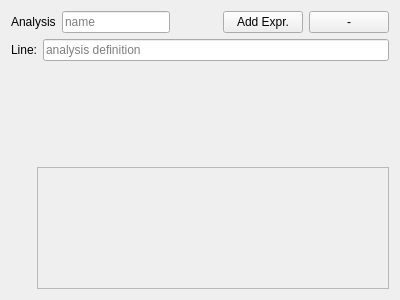
<?xml version="1.0" encoding="UTF-8"?>
<ui version="4.0">
 <class>Analysis</class>
 <widget class="QWidget" name="Analysis">
  <property name="geometry">
   <rect>
    <x>0</x>
    <y>0</y>
    <width>400</width>
    <height>300</height>
   </rect>
  </property>
  <property name="windowTitle">
   <string>Form</string>
  </property>
  <layout class="QVBoxLayout" name="verticalLayout">
   <item>
    <layout class="QHBoxLayout" name="horizontalLayout_2">
     <item>
      <widget class="QLabel" name="label">
       <property name="text">
        <string>Analysis</string>
       </property>
      </widget>
     </item>
     <item>
      <widget class="QLineEdit" name="name">
       <property name="placeholderText">
        <string>name</string>
       </property>
      </widget>
     </item>
     <item>
      <spacer name="horizontalSpacer">
       <property name="orientation">
        <enum>Qt::Horizontal</enum>
       </property>
       <property name="sizeHint" stdset="0">
        <size>
         <width>40</width>
         <height>20</height>
        </size>
       </property>
      </spacer>
     </item>
     <item>
      <widget class="QPushButton" name="btnExpr">
       <property name="text">
        <string>Add Expr.</string>
       </property>
      </widget>
     </item>
     <item>
      <widget class="QPushButton" name="btnDel">
       <property name="text">
        <string>-</string>
       </property>
      </widget>
     </item>
    </layout>
   </item>
   <item>
    <layout class="QFormLayout" name="formLayout">
     <property name="fieldGrowthPolicy">
      <enum>QFormLayout::ExpandingFieldsGrow</enum>
     </property>
     <item row="0" column="0">
      <widget class="QLabel" name="label_3">
       <property name="text">
        <string>Line:</string>
       </property>
      </widget>
     </item>
     <item row="0" column="1">
      <widget class="QLineEdit" name="sim">
       <property name="sizePolicy">
        <sizepolicy hsizetype="Expanding" vsizetype="Fixed">
         <horstretch>1</horstretch>
         <verstretch>0</verstretch>
        </sizepolicy>
       </property>
       <property name="placeholderText">
        <string>analysis definition</string>
       </property>
      </widget>
     </item>
    </layout>
   </item>
   <item>
    <layout class="QHBoxLayout" name="horizontalLayout">
     <item>
      <widget class="QWidget" name="widget" native="true">
       <property name="sizePolicy">
        <sizepolicy hsizetype="Minimum" vsizetype="Minimum">
         <horstretch>0</horstretch>
         <verstretch>0</verstretch>
        </sizepolicy>
       </property>
       <property name="minimumSize">
        <size>
         <width>20</width>
         <height>0</height>
        </size>
       </property>
      </widget>
     </item>
     <item>
      <widget class="QFrame" name="frame">
       <property name="sizePolicy">
        <sizepolicy hsizetype="Expanding" vsizetype="Preferred">
         <horstretch>0</horstretch>
         <verstretch>0</verstretch>
        </sizepolicy>
       </property>
       <property name="frameShape">
        <enum>QFrame::StyledPanel</enum>
       </property>
       <property name="frameShadow">
        <enum>QFrame::Raised</enum>
       </property>
      </widget>
     </item>
    </layout>
   </item>
  </layout>
 </widget>
 <resources/>
 <connections/>
</ui>
